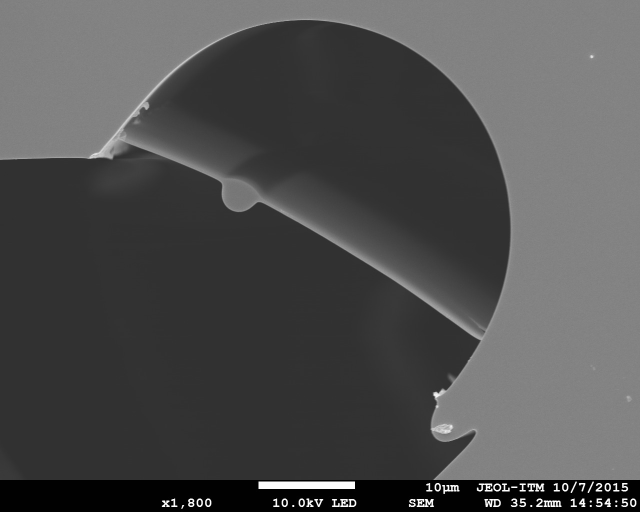
#> input picture images/sample.jpeg, 1280 x 1024 px (shown at 1/2 size)
$ python -i segmentation.py   (imports and definitions only)
#> lines starting #> are read from the running program, lines starting #| are printed output that depends on the picture; after the words box and inside, x2 and y2 are one past the last pixel; in counts of white or black regions, pixels touching at a corner belong together
#> further down, picture is the input picture: shape (1024, 1280); min 0, max 255, mean 79.1
import cv2
import numpy as np


def segment(image: np.ndarray):

    _, binary = cv2.threshold(
    image,
    0,
    255,
    cv2.THRESH_BINARY + cv2.THRESH_OTSU,
    )
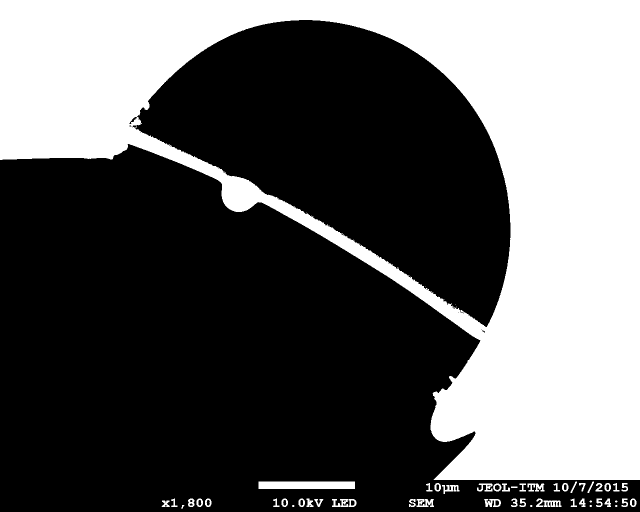
#> binary: shape (1024, 1280) (shown at 1/2 size); 37.5% white; 62 white regions (16 under 20 px), largest, box (x1, y1, x2, y2) and area: (0, 0, 1280, 960) 481404, (517, 963, 710, 978) 2895, (833, 998, 868, 1014) 373

    binary = 255 - binary

    kernel = cv2.getStructuringElement(
        cv2.MORPH_ELLIPSE,
        (3, 3),
    )

    binary = cv2.morphologyEx(
        binary,
        cv2.MORPH_OPEN,
        kernel,
    )
#> binary: shape (1024, 1280); 62.5% white; 51 black regions (9 under 20 px), largest, box (x1, y1, x2, y2) and area: (0, 0, 1280, 960) 481611, (517, 963, 710, 978) 2895, (1072, 997, 1123, 1014) 522

    binary = cv2.morphologyEx(
        binary,
        cv2.MORPH_CLOSE,
        kernel,
    )
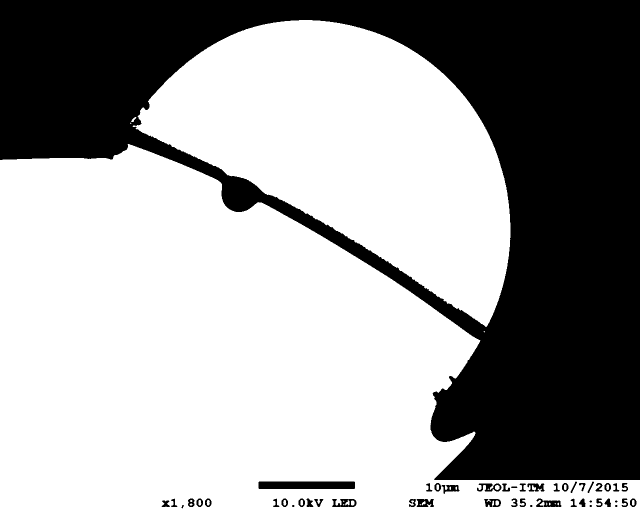
#> binary: shape (1024, 1280) (shown at 1/2 size); 62.5% white; 48 black regions (7 under 20 px), largest, box (x1, y1, x2, y2) and area: (0, 0, 1280, 960) 481550, (517, 963, 710, 978) 2891, (1072, 997, 1123, 1014) 519

    return binary

>>> import cv2
>>> picture = cv2.imread('../../images/sample.jpeg', cv2.IMREAD_GRAYSCALE)
>>> result = segment(picture)
